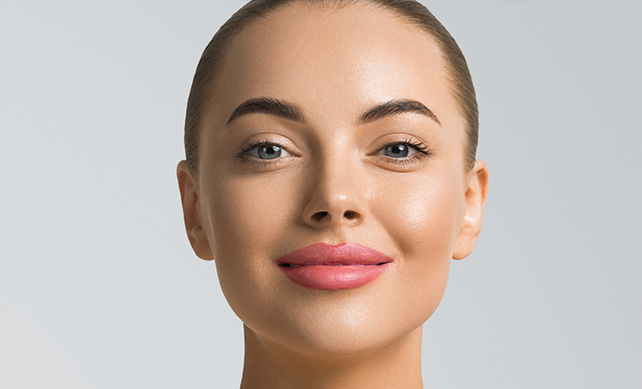
#> input picture lecture_8/data/face.jpg, 642 x 389 px
$ python face.py
#> lines starting #> are read from the running program, lines starting #| are printed output that depends on the picture; after the words box and inside, x2 and y2 are one past the last pixel; in counts of white or black regions, pixels touching at a corner belong together
import cv2
import sys

# Load a pre-trained model for face detection
face_cascade = cv2.CascadeClassifier(cv2.data.haarcascades + 'haarcascade_frontalface_default.xml')

# Load an image (make sure to provide the correct path)
image = cv2.imread('data/face.jpg')
#> image is the input picture: shape (389, 642, 3); mean B, G, R 175, 183.2, 197.7
gray = cv2.cvtColor(image, cv2.COLOR_BGR2GRAY)
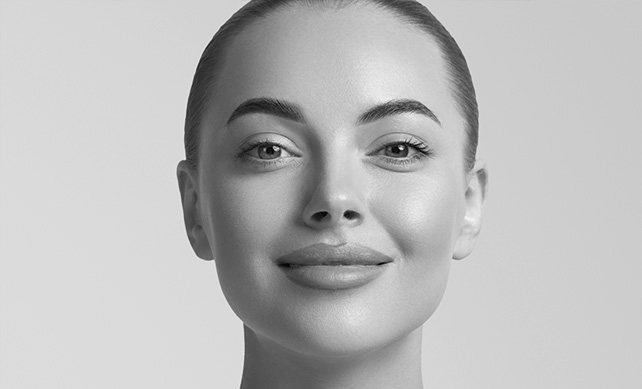
#> gray: shape (389, 642); min 0, max 244, mean 186.5

# Detect faces in the image
faces = face_cascade.detectMultiScale(gray, scaleFactor=1.1, minNeighbors=5, minSize=(30, 30))
#> faces = [[179, 25, 314, 314]]

# Draw rectangles around the faces
for (x, y, w, h) in faces:
    cv2.rectangle(image, (x, y), (x+w, y+h), (0, 255, 0), 2)
#> this loop made 1 pass
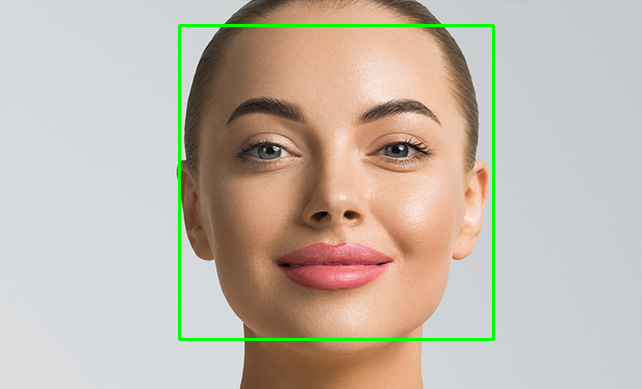
#> image: shape (389, 642, 3); 1.51% of pixels changed, all inside (x1, y1, x2, y2) = (178, 24, 495, 341)

# Show the image with faces highlighted
cv2.imshow('Faces found', image)
cv2.waitKey(0)
cv2.destroyAllWindows()
